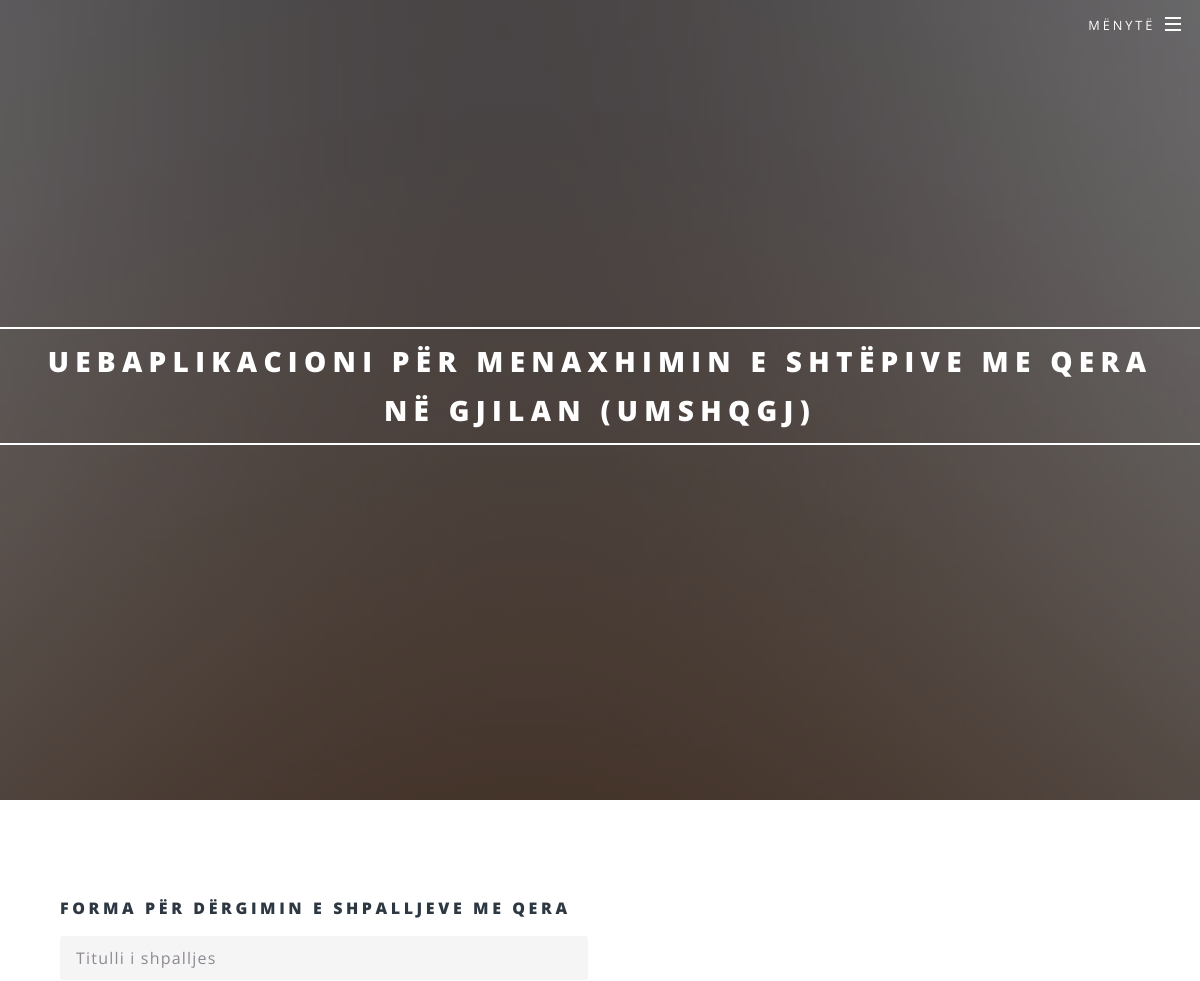
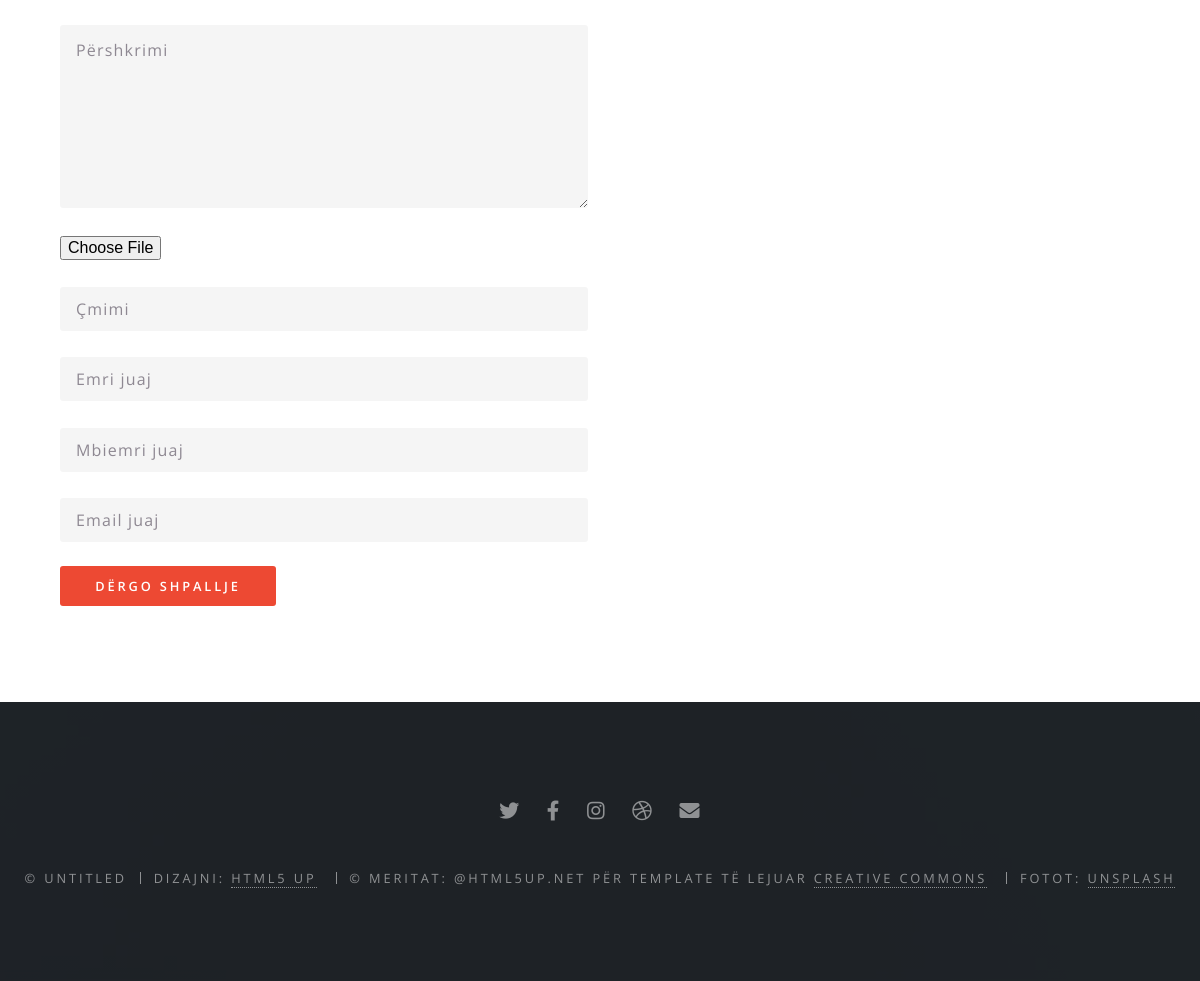
/ModuliPerdoruesit/forma_dergoShpallje.php, run on the app's committed database (2 pictures, top to bottom).
### tables this page shows
CREATE TABLE `umshqgj_tedhenat` (
  `ID_tedhenat` int(11) NOT NULL,
  `Titulli_tedhenave` varchar(100) NOT NULL,
  `Pershkrimi_tedhenave` varchar(1000) NOT NULL,
  `Fajlli` varchar(255) NOT NULL,
  `Pamja_faqes` varchar(50) NOT NULL
);

### ModuliPerdoruesit/fundiFaqes.php (the view, shortened to what this page needs)
<footer id="footer">
				<?php
            $rezultati = mysqli_query($lidh, "SELECT * FROM umshqgj_tedhenat WHERE Pamja_faqes='FundiFaqes_RrjeteSociale'");
            while ($rreshti = mysqli_fetch_assoc($rezultati)) {
              extract($rreshti);
            ?>
							<?php echo $Pershkrimi_tedhenave; ?>
			<?php } ?>
												<?php
            $rezultati = mysqli_query($lidh, "SELECT * FROM umshqgj_tedhenat WHERE Pamja_faqes='FundiFaqes_CopyRight'");
            while ($rreshti = mysqli_fetch_assoc($rezultati)) {
              extract($rreshti);
            ?>
							<?php echo $Pershkrimi_tedhenave; ?>
			<?php } ?>
			</footer>

### ModuliPerdoruesit/forma_dergoShpallje.php (shortened to what this page needs)
<?php
	include("konfiguro.php");
?>
<!DOCTYPE HTML>
<html>
	<head>
		<link rel="stylesheet" href="assets/css/main.css" />
	</head>
	<body class="landing is-preload">
			<div id="page-wrapper">
				<header id="header" class="alt">
						<?php include_once("meny.php"); ?>
				</header>
					<section id="banner">
							<?php include_once("fillimiFaqes.php"); ?>
					</section>
					<article id="main">
					<section class="wrapper style5">
					<div class="inner">
						<section>
							<form enctype="multipart/form-data" method="post" action="dergo_shpallje.php" name="form1">
							<h4>Forma për dërgimin e shpalljeve me qera</h4>
								<div class="row gtr-uniform">
									<div class="col-6 col-12-xsmall">
										<input type="text" name="Titulli_shpalljesD" id="demo-name" value="" placeholder="Titulli i shpalljes" />
									<br>
										<textarea name="Pershkrimi_shpalljesD" id="demo-message" placeholder="Përshkrimi" rows="6"></textarea>
									<br>
										<input name="userfile" type="file" /></td>
									<br><br>
										<input type="text" name="Çmimi_shpalljesD" id="demo-message" placeholder="Çmimi" />
									<br>
										<input type="text" name="Emri_derguesit" id="demo-message" placeholder="Emri juaj" />
									<br>
										<input type="text" name="Mbiemri_derguesit" id="demo-message" placeholder="Mbiemri juaj" />
									<br>
										<input type="email" name="Email_derguesit" id="demo-email" value="" placeholder="Email juaj" />
									</div>
									<div class="col-12">
										<ul class="actions">
											<li><input type="submit" name="dergo_shpallje" value="Dërgo shpallje" class="primary" /></li>
										</ul>
									</div>
								</div>
							</form>
						</section>
				</div>
				</section>
				</article>
					<?php include_once("fundiFaqes.php"); ?>
			</div>
	</body>
</html>

### ModuliPerdoruesit/meny.php (shortened to what this page needs)
		<?php
         $rezultati = mysqli_query($lidh, "SELECT * FROM umshqgj_tedhenat WHERE Pamja_faqes='Meny_perdoruesit'");
         while ($rreshti = mysqli_fetch_assoc($rezultati)) {
           extract($rreshti);
  	 echo $Pershkrimi_tedhenave;
}
         ?>

### ModuliPerdoruesit/fillimiFaqes.php (shortened to what this page needs)
		<?php
          $rezultati = mysqli_query($lidh, "SELECT * FROM umshqgj_tedhenat WHERE Pamja_faqes='Fillimi_faqes'");
          while ($rreshti = mysqli_fetch_assoc($rezultati)) {
            extract($rreshti);
          ?>
	<section id="banner">
				<div class="inner">
					<h2><?php echo $Titulli_tedhenave ?></h2>
				</div>
	</section>
<?php } ?>

### data on the page
umshqgj_tedhenat: Pershkrimi_tedhenave "MËNYTË"
umshqgj_tedhenat: Titulli_tedhenave "UEBAPLIKACIONI PËR MENAXHIMIN E SHTËPIVE ME QERA NË GJILAN (UMSHQGJ)"
umshqgj_tedhenat: Pershkrimi_tedhenave "© UNTITLED DIZAJNI: HTML5 UP © MERITAT: @HTML5UP.NET PËR TEMPLATE TË LEJUAR CREATIVE COMMONS FOTOT: UNSPLASH"
